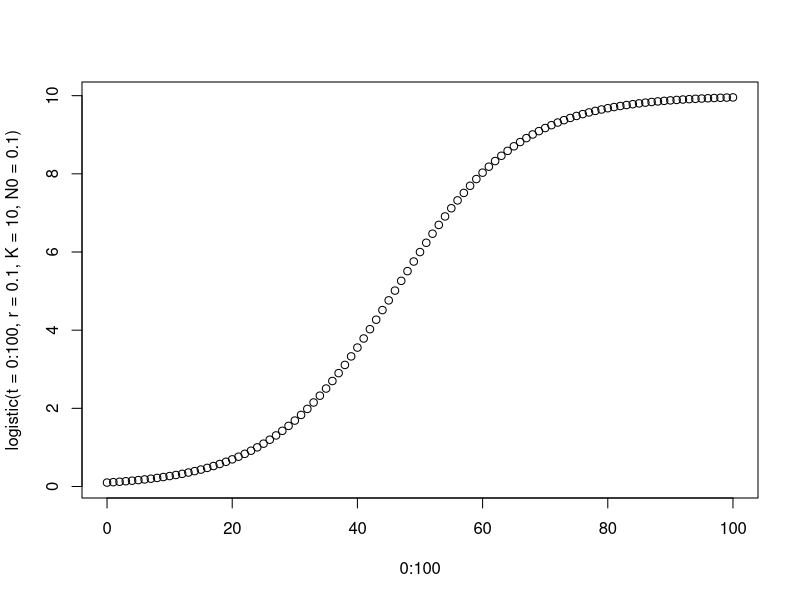
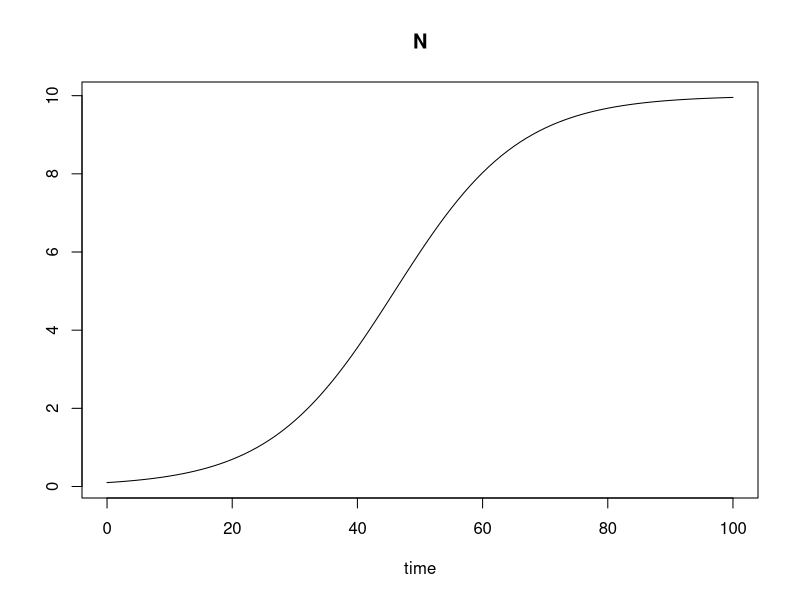
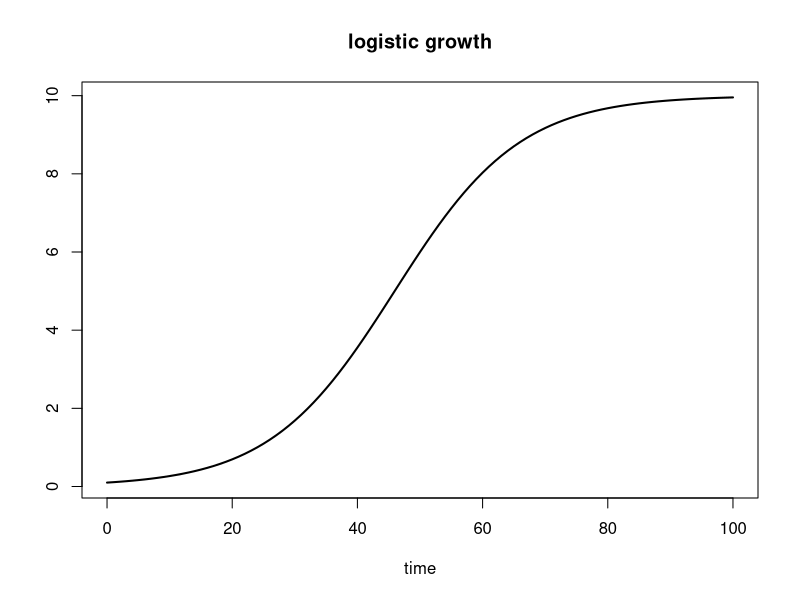

Recreate these plots in R, in order.
## ---- chunk 1
logistic <- function(t, r, K, N0) {
K * N0 * exp(r * t) / (K + N0 * (exp(r * t) - 1))
}

plot(0:100, logistic(t = 0:100, r = 0.1, K = 10, N0 = 0.1))
## ---- chunk 2
library(deSolve)
model <- function (time, y, parms) {
with(as.list(c(y, parms)), {
dN <- r * N * (1 - N / K)
list(dN)
})
}
y <- c(N = 0.1)
parms <- c(r = 0.1, K = 10)
times <- seq(0, 100, 1)
out <- ode(y, times, model, parms)
plot(out)
## ---- chunk 3
head(out, n = 4)
## ---- chunk 4
summary(out)
## ---- chunk 5
plot(out, main = "logistic growth", lwd = 2)
